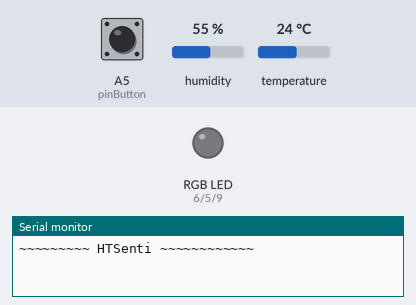
The sketch below on a simulated Arduino Uno, built with avr-gcc and run on an emulated ATmega328P. On the bench: an RGB LED mixed from three pins (HIGH = lit), the last lines printed to the serial monitor. The test bench sets the inputs (shaded band); at power-on: A5 (pinButton) LOW, temperature 24 °C, humidity 55 %.

Above: at 12.2 s.
12.3 s: A5 (pinButton) pulled HIGH for 2.2 s
At 18.7 s:
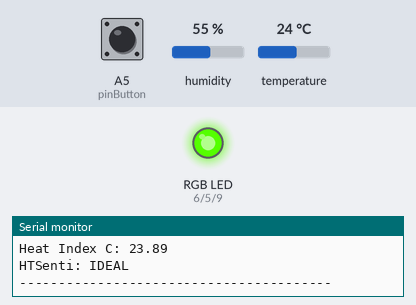
19.6 s: temperature set to 24.7 °C
At 21.7 s:
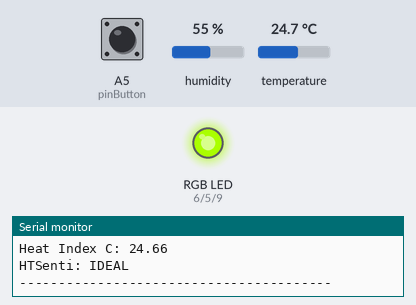
22.1 s: temperature set to 25.4 °C
At 23.5 s:
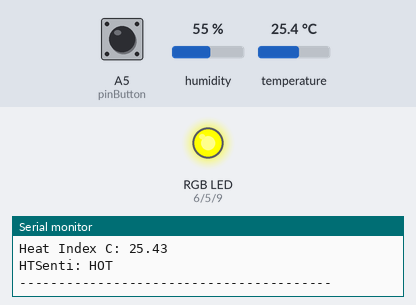
24.6 s: temperature set to 26 °C
At 26.9 s:
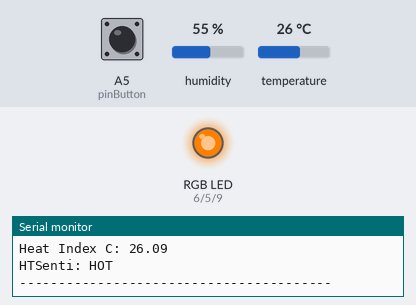
28.1 s: humidity set to 68 %
At 29.1 s:
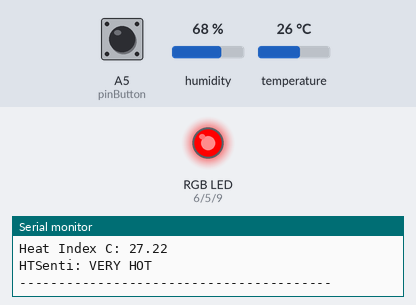
34.6 s: humidity set to 22 %
At 39.4 s:
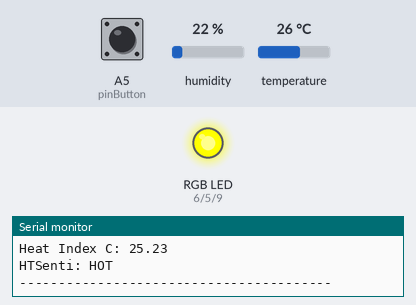
Timing chart, 0 to 40.9 s (numbered marks = the images above; inputs shaded):
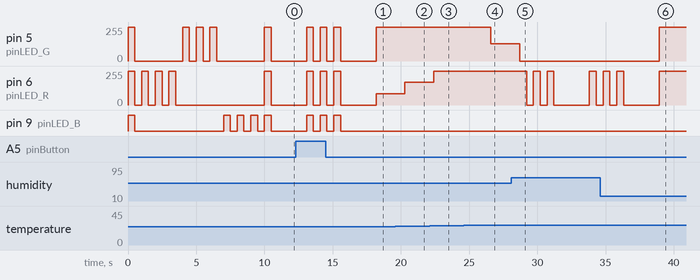

Measured:
- the behaviour switches between 24 and 24.1 °C on temperature (found by bisection; images 1 and 2)
- the behaviour switches between 25 and 25.1 °C on temperature (found by bisection; images 2 and 3)
- the behaviour switches between 25.9 and 26 °C on temperature (found by bisection; images 3 and 4)
- after the input at 12.3 s, pin 5 (pinLED_G): 0/255 → 255/255 after 0.78 s, then repeats every 1.0 s: 0/255 0.50 s, 255/255 0.50 s; pin 6 (pinLED_R): 0/255 → 255/255 after 0.78 s, → 0/255 0.50 s later, → 255/255 0.50 s later, → 0/255 0.50 s later, … (7 changes in this stretch)
- after the input at 19.6 s, pin 6 (pinLED_R): 85/255 → 170/255 after 0.70 s
- after the input at 22.1 s, pin 6 (pinLED_R): 170/255 → 255/255 after 0.30 s
- after the input at 24.6 s, pin 5 (pinLED_G): 255/255 → 128/255 after 2.0 s
- after the input at 28.1 s, pin 5 (pinLED_G): 128/255 → 0/255 after 0.61 s; pin 6 (pinLED_R): goes 0/255 0.50 s, 255/255 0.50 s, 0/255 0.50 s, 255/255 0.50 s, 0/255 2.6 s, 255/255 0.50 s, then 0/255, starting after 1.1 s
- after the input at 34.6 s, pin 5 (pinLED_G): 0/255 → 255/255 after 4.3 s; pin 6 (pinLED_R): goes on until 38.9 s, then stays 255/255

The sketch:

HTSenti.ino
```cpp
/*************************************************************************
 *  HTSenti
 *  Tristan Cool, Mark Cool
 *  2020
 ************************************************************************/

/*################## LIBRARIES #########################################*/
#include "defs.h"
#include "rgbLED.h"
#include <DHT.h>
#include <DHT_U.h>

/*################## VARIABLES #########################################*/

//~~~~~~ DHT22 ~~~~~~~~~~~
DHT dht(pinDHT, DHTTYPE);
float temperature;
float prev_temperature;
float diff_temperature = 0.5;
float humidity;
float prev_humidity;
float diff_humidity = 0.75;
float heat_index;
bool Fahrenheit = false;
bool DHTfail = false;
bool DHTupdate = true;
bool corrected_temperature = false;

//~~~~~~ BUTTON ~~~~~~~~~~~
byte Button = 0;
byte prev_Button = 0;
long button_time = 0;
long button_debounce = 50;

//~~~~~~ LED RGB ~~~~~~~~~~~
rgbLED led_rgb(pinLED_R,pinLED_G,pinLED_B);

/*################## SETUP #############################################*/

void setup()
{
  // initialize the serial communication:
  // Open terminal console: Ctrl + Shift + m
  Serial.begin(9600);
  Serial.println(F("~~~~~~~~~ HTSenti ~~~~~~~~~~~~"));

  //initialize DHT22
  dht.begin();

  //setup push-button
  pinMode(pinButton, INPUT);

  //initialize RGD LED
  led_rgb.init();
  led_rgb.start_sequence();

}//END: setup

/*################## LOOP #############################################*/

void loop()
{
  if(DEBUG) //DEBUG MODE
  {
    Serial.println(F("$$$$$$$$$$$$$$ DEBUG $$$$$$$$$$$$$$$$$$$$$"));
    debug();
  }

  else      //NORMAL OPERATION
  {
    checkButton();  // check push-button
    delay(2000);    // delay for sensor polling
    readDHT();      // read DHT22
    printDHT();     // print DHT22
    ledDHT();       //display DHT22 values with RGB LED
  }
}//END: loop

/*################## FUNCTIONS ########################################*/
void debug()
{

}//END: debug

void checkButton()
{
  Button = digitalRead(pinButton);
  //Serial.println(Button);
  if(Button && !prev_Button && (millis() - button_time > button_debounce))
  {
    if(corrected_temperature)
    {
      Serial.println(F("Heat Index: OFF"));
      corrected_temperature = false;
      led_rgb.go_white(false);
    }
    else
    {
      Serial.println(F("Heat Index: ON"));
      corrected_temperature = true;
      led_rgb.flash_white();
    }
  }

}//END: checkButton

void readDHT()
{
  prev_humidity = humidity;            //store last humidity reading
  humidity = dht.readHumidity();       //record new humidity value
  prev_temperature = temperature;      //store last temperatue reading
  temperature = dht.readTemperature(); //record new temperature value

/*
  //check for significant change in temperature or humidity
  if((abs(prev_humidity - humidity) > diff_humidity) || (abs(prev_temperature - temperature) > diff_temperature))
    DHTupdate = true;
  else
    DHTupdate = false;
*/
  // Check if any reads failed and exit early (to try again).
  if (isnan(humidity)|| isnan(temperature))
  {
    DHTfail = true;
    led_rgb.error();
    return; //break
  }
  DHTfail = false;

  //TODO - check for max and min values

  prev_temperature = temperature;
  prev_humidity = humidity;

  // calculate heat index
  heat_index = dht.computeHeatIndex(temperature, humidity, Fahrenheit);

}//END: readDHT

void printDHT()
{
  if (DHTfail)
  {
    Serial.println(F("Failed to read from DHT sensor!"));
  }
  else if (DHTupdate)
  {
      Serial.println(F("------------ DHT 22 -------------------"));
      Serial.print(F("Humidity %: "));
      Serial.println(humidity);
      Serial.print(F("Temperature C: "));
      Serial.println(temperature);
      if(corrected_temperature)
      {
        Serial.print(F("Heat Index C: "));
        Serial.println(heat_index);

        Serial.print(F("HTSenti: "));
        if(heat_index < VERY_COLD)
        {
          Serial.println(F("VERY VERY COLD"));
        }
        else if(heat_index > VERY_COLD && heat_index < COLD)
        {
          Serial.println(F("VERY COLD"));
        }
        else if(heat_index > COLD && heat_index < IDEAL)
        {
          Serial.println(F("COLD"));
        }
        else if(heat_index > IDEAL && heat_index < HOT)
        {
          Serial.println(F("IDEAL"));
        }
        else if(heat_index > HOT && heat_index < VERY_HOT)
        {
          Serial.println(F("HOT"));
        }
        else if(heat_index > VERY_HOT)
        {
          Serial.println(F("VERY HOT"));
        }
        else
        {
          Serial.println(F("VERY VERY HOT"));
        }
      }
      Serial.println(F("----------------------------------------"));
  }
}//END: printDHT

void ledDHT()
{
  if(corrected_temperature)
  {
    if(Fahrenheit)
      dht.convertFtoC(heat_index);

    //check initial heat index value threshold
    if(heat_index < VERY_COLD)
    {
      led_rgb.flash_blue();
    }
    else if(heat_index > VERY_COLD && heat_index < COLD)
    {
      int g = map(heat_index,VERY_COLD,COLD,0,255);
      led_rgb.colour(0,g,255);
    }
    else if(heat_index > COLD && heat_index < IDEAL)
    {
      int b = map(heat_index,COLD,IDEAL,255,0);
      led_rgb.colour(0,255,b);
    }
    else if(heat_index > IDEAL && heat_index < HOT)
    {
      int r = map(heat_index,IDEAL,HOT,0,255);
      led_rgb.colour(r,255,0);
    }
    else if(heat_index > HOT && heat_index < VERY_HOT)
    {
      int g = map(heat_index,HOT,VERY_HOT,255,0);
      led_rgb.colour(255,g,0);
    }
    else if(heat_index > VERY_HOT)
    {
      led_rgb.flash_red();
    }
    else
    {
      led_rgb.rainbow();
    }
  }
}//END: ledDHT
```

defs.h
```cpp
/*************************************************************************
 *  HTSenti
 *  Tristan Cool, Mark Cool
 *  2020
 *  defs.h
 ************************************************************************/

#define DEBUG 0         // 1 = Debug mode ; 0 = Normal mode

//~~~~~~~~~~~~ DHT22 Temperature Humidity Sensor ~~~~~~~~~~~~
#define pinDHT 2        // Digital pin D2
#define DHTTYPE DHT22   // DHT 22  (AM2302), AM2321

#define MAX_TEMPERATURE 85
#define MIN_TEMPERATURE -25
#define MAX_HUMIDTY 80
#define MIN_HUMIDITY 0

//~~~~~~~~~~~~ Push Button ~~~~~~~~~~~~
#define pinButton A5    // Analog pin A5

//~~~~~~~~~~~~ RGB LED ~~~~~~~~~~~~
#define pinLED_R  6    // LED RGB red   Digital pin D6
#define pinLED_G  5    // LED RGB blue  Digital pin D5
#define pinLED_B  9    // LED RGB green Digital pin D9

#define VERY_COLD   18 //degrees celsius limit
#define COLD        20 //degrees celsius limit
#define IDEAL       22 //degrees celsius limit
#define HOT         25 //degrees celsius limit
#define VERY_HOT    27 //degrees celsius limit
```

rgbLED.cpp
```cpp
/*************************************************************************
 *  HTSenti
 *  Tristan Cool, Mark Cool
 *  2020
 *  rgbLED.cpp
 ************************************************************************/

#include "rgbLED.h"
#include <stdio.h>
#include <string.h>
#include "Arduino.h"

rgbLED::rgbLED()
{
	//default constructor
}

rgbLED::rgbLED(uint8_t R_pin, uint8_t G_pin, uint8_t B_pin)
{
	pin_R = R_pin;
	pin_G = G_pin;
	pin_B = B_pin;
}

void rgbLED::init()
{
	pinMode(pin_R, OUTPUT);
	pinMode(pin_G, OUTPUT);
	pinMode(pin_B, OUTPUT);
}

void rgbLED::print_values()
{
  Serial.println(F("-- R --- G --- B -"));
  Serial.print(F("  "));
  Serial.print(red);
  Serial.print(F("    "));
  Serial.print(green);
  Serial.print(F("    "));
  Serial.println(blue);
}

void rgbLED::colour(int r, int g, int b)
{

  if(r > 255)
    red = 255;
  else if(r < 0)
    red = 0;
  else
    red = r;

  if(g > 255)
    green = 255;
  else if(g < 0)
    green = 0;
  else
    green = g;

  if(b > 255)
    blue = 255;
  else if(b < 0)
    blue = 0;
  else
    blue = b;

  analogWrite(pin_R, red);
  analogWrite(pin_G, green);
  analogWrite(pin_B, blue);
}

void rgbLED::off()
{
  colour(0,0,0);
}

void rgbLED::go_white(bool hold)
{
  colour(255,255,255);
  if(!hold)
  {
    delay(500);
    off();
    delay(500);
  }
}

void rgbLED::flash_white()
{
  go_white(false);
  go_white(false);
  go_white(false);
}

void rgbLED::go_red(bool hold)
{
  colour(255,0,0);
  if(!hold)
  {
    delay(500);
    off();
    delay(500);
  }
}

void rgbLED::flash_red()
{
  go_red(false);
  go_red(false);
  go_red(false);
}

void rgbLED::go_green(bool hold)
{
  colour(0,255,0);
  if(!hold)
  {
    delay(500);
    off();
    delay(500);
  }
}

void rgbLED::flash_green()
{
  go_green(false);
  go_green(false);
  go_green(false);
}

void rgbLED::go_blue(bool hold)
{
  colour(0,0,255);
  if(!hold)
  {
    delay(500);
    off();
    delay(500);
  }
}

void rgbLED::flash_blue()
{
  go_blue(false);
  go_blue(false);
  go_blue(false);
}

void rgbLED::rainbow()
{
//  //reset white
//  colour(255,255,255);
//  delay(50);

  //R-O-Y-G-B-I-V
  //R
  colour(255,0,0);
  delay(50);
  //R-O-Y (255,0,0 --> 255,255,0)
  for(int g=0; g <256; g++)
  {
    colour(255,g,0);
    delay(5);
    //print_values();
  }
  //G (255,255,0 --> 0,255,0)
  for(int r=255; r>0; r--)
  {
    colour(r,255,0);
    delay(5);
    //print_values();
  }
  //B-I-V (0,255,0 --> 0,255,255)
  for(int b=0; b<256; b++)
  {
    colour(0,255,b);
    delay(5);
    //print_values();
  }
  //V (0,255,255 --> 0,0,255)
   for(int g=255; g>0; g--)
  {
    colour(0,g,255);
    delay(5);
    //print_values();
  }
  //V --> R (0,0,255 --> 255,0,255)
  for(int r=0; r<256; r++)
  {
    colour(r,0,255);
    delay(5);
    //print_values();
  }
  //V --> R (255,0,255 --> 255,0,0)
  for(int b=0; b>0; b--)
  {
    colour(255,0,b);
    delay(5);
    //print_values();
  }
  delay(50);
}

void rgbLED::reverse_rainbow()
{
//  //reset white
//  colour(255,255,255);
//  delay(50);

  //V-I-B-G-Y-O-R
  //R
  colour(255,0,0);
  delay(50);
  //R --> V (255,0,0 --> 255,0,255)
  for(int b=0; b <256; b++)
  {
    colour(255,0,b);
    delay(5);
    //print_values();
  }
  //V (255,0,255 --> 0,0,255)
  for(int r=255; r>0; r--)
  {
    colour(r,0,255);
    delay(5);
    //print_values();
  }
  //V-I-B (0,0,255 --> 0,255,255)
  for(int g=0; g<256; g++)
  {
    colour(0,g,255);
    delay(5);
    //print_values();
  }
  //G (0,255,255 --> 0,255,0)
   for(int b=255; b>0; b--)
  {
    colour(0,255,b);
    delay(5);
    //print_values();
  }
  //Y-O-R (0,255,0 --> 255,255,0)
  for(int r=0; r<256; r++)
  {
    colour(r,255,0);
    delay(5);
    //print_values();
  }
  //R (255,255,0 --> 255,0,0)
  for(int g=255; g>0; g--)
  {
    colour(255,g,0);
    delay(5);
    //print_values();
  }
  delay(50);
}

void rgbLED::error()
{
  for(int i = 0 ; i<4; i++)
  {
    colour(255,0,255);
    delay(200);
    colour(0,255,255);
    delay(200);
  }
  off();
}

void rgbLED::start_sequence()
{
  go_white(false);
  flash_red();
  flash_green();
  flash_blue();
  go_white(false);
}
```

rgbLED.h
```cpp
/*************************************************************************
 *  HTSenti
 *  Tristan Cool, Mark Cool
 *  2020
 *  rgbLED.h
 ************************************************************************/

#ifndef rgbLED_h
#define rgbLED_h

#include <inttypes.h>

class rgbLED{

	public:

	//Constructor
		rgbLED();
		rgbLED(uint8_t R_pin, uint8_t G_pin, uint8_t B_pin);

	//Variables
    int red, green, blue = 255; //0-255

	//Functions
		void init();
    void print_values();
    void off();
    void colour(int red, int green, int blue);
    void go_white(bool hold);
    void flash_white();
    void go_red(bool hold);
    void flash_red();
    void go_green(bool hold);
    void flash_green();
    void go_blue(bool hold);
    void flash_blue();
    void rainbow();
    void reverse_rainbow();
    void error();
    void start_sequence();


	private:

	//pins
		uint8_t pin_R;
		uint8_t pin_G;
		uint8_t pin_B;

};

#endif
```
